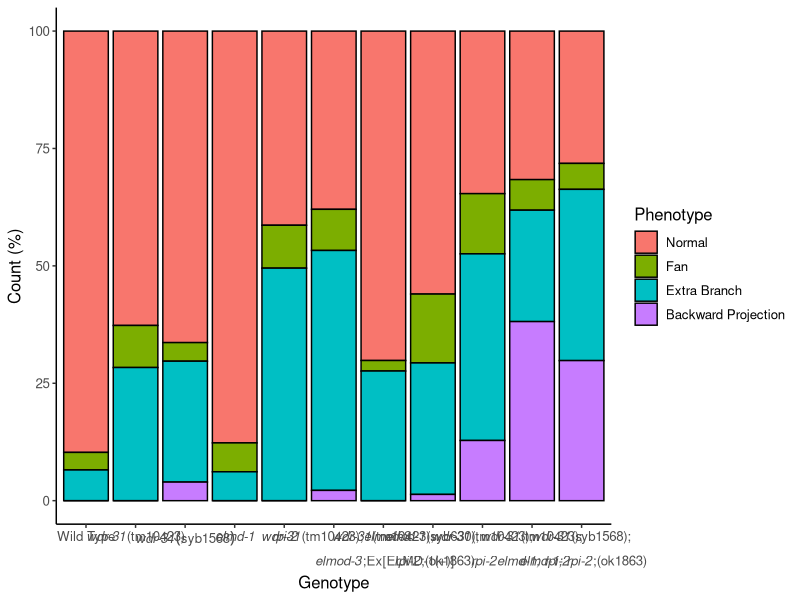

This chart was generated by the following R code:

library(readxl)
library(ggplot2)

awb<-read_xlsx("./data/AWB_Cilia_Morphology_Analysis.xlsx")

colnames(awb)[1]<-"Genotype"
awb1<-awb[,c(1,2)]
awb2<-awb[,c(1,3)]
awb3<-awb[,c(1,4)]
awb4<-awb[,c(1,5)]

colnames(awb1)[2]<-"Count"
colnames(awb2)[2]<-"Count"
colnames(awb3)[2]<-"Count"
colnames(awb4)[2]<-"Count"

awb1$Phenotype<-"Normal"
awb2$Phenotype<-"Fan"
awb3$Phenotype<-"Extra Branch"
awb4$Phenotype<-"Backward Projection"

awb1$Count<-as.numeric(awb1$Count)
awb2$Count<-as.numeric(awb2$Count)
awb3$Count<-as.numeric(awb3$Count)
awb3$Count<-as.numeric(awb3$Count)


awb1$Count_p<-(awb1$Count*100)/(awb3$Count + awb1$Count + awb2$Count + awb4$Count)
awb2$Count_p<-(awb2$Count*100)/(awb3$Count + awb1$Count + awb2$Count + awb4$Count)
awb3$Count_p<-(awb3$Count*100)/(awb3$Count + awb1$Count + awb2$Count + awb4$Count)
awb4$Count_p<-(awb4$Count*100)/(awb3$Count + awb1$Count + awb2$Count + awb4$Count)

awb_last<-rbind(awb1, awb2, awb3, awb4)
awb_last$Phenotype<-factor(awb_last$Phenotype, levels = unique(awb_last$Phenotype))
awb_last$Genotype<-factor(awb_last$Genotype, levels = c(awb1$Genotype))


# Plot for head

xsub0 <- ~ atop(paste(italic("wdr-31"),"(tm10423);",italic("elmod-3")))
xsub1 <- ~ atop(paste(italic("wdr-31"),"(tm10423); "), paste(italic("elmod-3"), ";Ex[ELMD-1(+)]"))
xsub2 <- ~ atop(paste(italic("elmd-1"),"(syb630); "), paste(italic("rpi-2"),";(ok1863)"))
xsub3 <- ~ atop(paste(italic("wdr-31"),"(tm10423); "), paste(italic("rpi-2")))
xsub4 <- ~ atop(paste(italic("wdr-31"),"(tm10423); "), paste(italic("elmd-1; rpi-2")))
xsub5 <- ~ atop(paste(italic("wdr-31"),"(syb1568); "), paste(italic("elmd-1; rpi-2"),";(ok1863)"))


ggplot(data = awb_last, aes(x = Genotype, y = Count_p, fill = Phenotype)) +
  geom_bar(stat = "identity", width = 0.9, color = "black") +
  scale_x_discrete("Genotype", labels = c(expression("Wild Type", 
                                                     paste(italic("wdr-31"),"(tm10423)"),
                                                     italic("wdr-31")(syb1568),
                                                     italic("elmd-1"),
                                                     italic("rpi-2")),
                                                     xsub0,xsub1,xsub2,xsub3,xsub4,xsub5
  )) +
  scale_y_continuous("Count (%)") +
  theme(legend.text.align = 0, panel.background = element_rect(fill = "white"),
        axis.line = element_line(colour = "black"), text = element_text(size=12))

